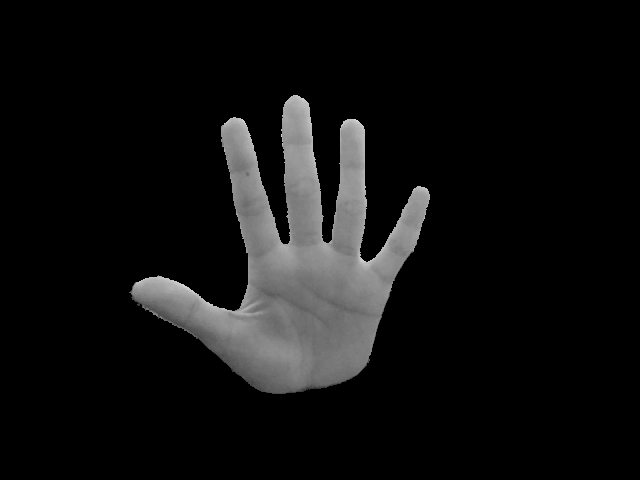
#> input picture dataset_ori/five/image_1.png, 640 x 480 px
$ python -i preprocess.py   (imports and definitions only)
#> lines starting #> are read from the running program, lines starting #| are printed output that depends on the picture; after the words box and inside, x2 and y2 are one past the last pixel; in counts of white or black regions, pixels touching at a corner belong together
#> further down, picture is the input picture: shape (480, 640, 3); min 0, max 225, mean 16.5
import cv2
import numpy as np

class Preprocess:
    def __init__(self):
        pass

    def hsv_segmentation(self, image):
        """
        將圖像轉換為HSV色彩空間並進行皮膚色分割。
        :param image: 原始BGR圖像
        :return: 皮膚色分割後的圖像
        """
        # 將圖像從BGR轉換為HSV色彩空間
        hsv = cv2.cvtColor(image, cv2.COLOR_BGR2HSV)

        # 定義更廣的皮膚色的HSV範圍
        lower_skin = np.array([0, 30, 60], dtype=np.uint8)
        upper_skin = np.array([30, 255, 255], dtype=np.uint8)

        # 根據範圍創建遮罩
        mask = cv2.inRange(hsv, lower_skin, upper_skin)

        # 應用遮罩以獲取皮膚色區域
        result = cv2.bitwise_and(image, image, mask=mask)

        return result

    def largest_connected_component(self, image):
        """
        保留圖像中最大的連通分量。
        :param image: 二值化的輸入圖像
        :return: 僅包含最大連通分量的二值化圖像
        """
        # 將圖像轉換為灰度圖
        gray = cv2.cvtColor(image, cv2.COLOR_BGR2GRAY)

        # 應用二值化處理
        _, binary = cv2.threshold(gray, 1, 255, cv2.THRESH_BINARY)
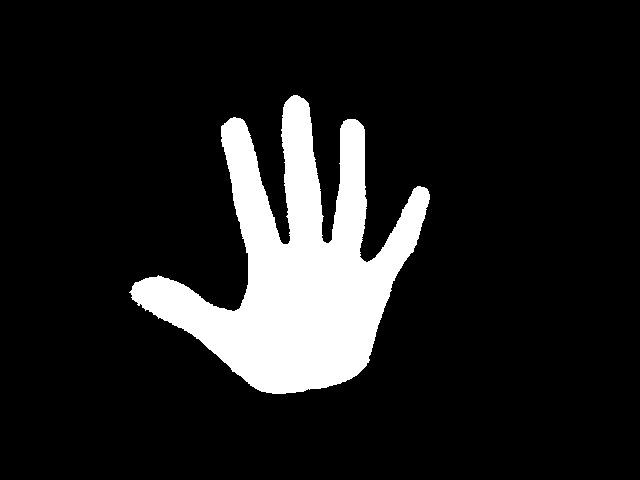
#> binary: shape (480, 640); 12.4% white; 1 white region, box (x1, y1, x2, y2) and area: (129, 95, 430, 394) 38086

        # 進行連通分量標記
        num_labels, labels, stats, _ = cv2.connectedComponentsWithStats(binary, connectivity=8)
#> num_labels = 2; stats = [[0, 0, 640, 480, 269114], [129, 95, 301, 299, 38086]]

        # 找到面積最大的連通分量（排除背景）
        largest_label = 1 + np.argmax(stats[1:, cv2.CC_STAT_AREA])
#> largest_label = 1

        # 創建最大的連通分量遮罩
        largest_component_mask = (labels == largest_label).astype("uint8") * 255

        # 應用遮罩以獲取最大的連通分量
        largest_component = cv2.bitwise_and(image, image, mask=largest_component_mask)

        return largest_component

    def gray_level(self, image):

        # 將圖像轉換為灰度圖
        gray = cv2.cvtColor(image, cv2.COLOR_BGR2GRAY)

        return gray


# [25 lines not run here, left out]

>>> import cv2
>>> picture = cv2.imread('../dataset_ori/five/image_1.png')
>>> result = Preprocess().largest_connected_component(picture)

$ run again, on dataset_ori/five/image_19.png
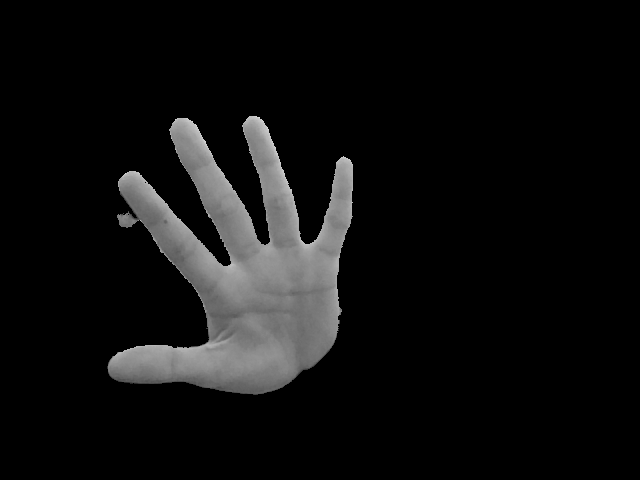
#> input picture dataset_ori/five/image_19.png, 640 x 480 px
#> picture is the input picture: shape (480, 640, 3); min 0, max 223, mean 15.5
#> in largest_connected_component, `_, binary = cv2.threshold(gray, 1, 255, cv2.THRESH_BINARY)`:
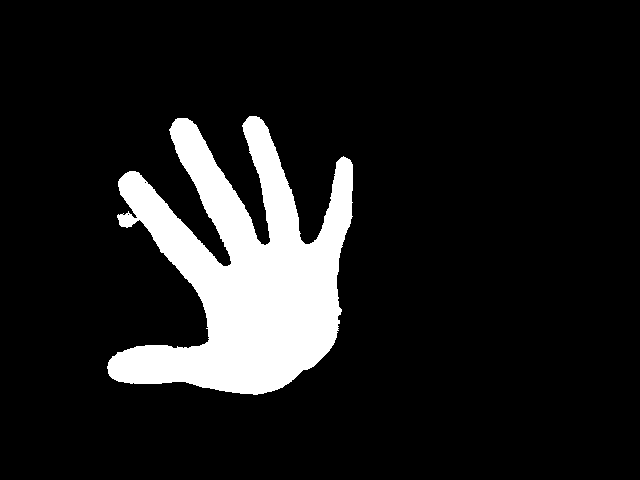
#> binary: shape (480, 640); 11.6% white; 1 white region, box (x1, y1, x2, y2) and area: (107, 116, 353, 395) 35657
#> num_labels = 2; stats = [[0, 0, 640, 480, 271543], [107, 116, 246, 279, 35657]]
#> largest_label = 1
